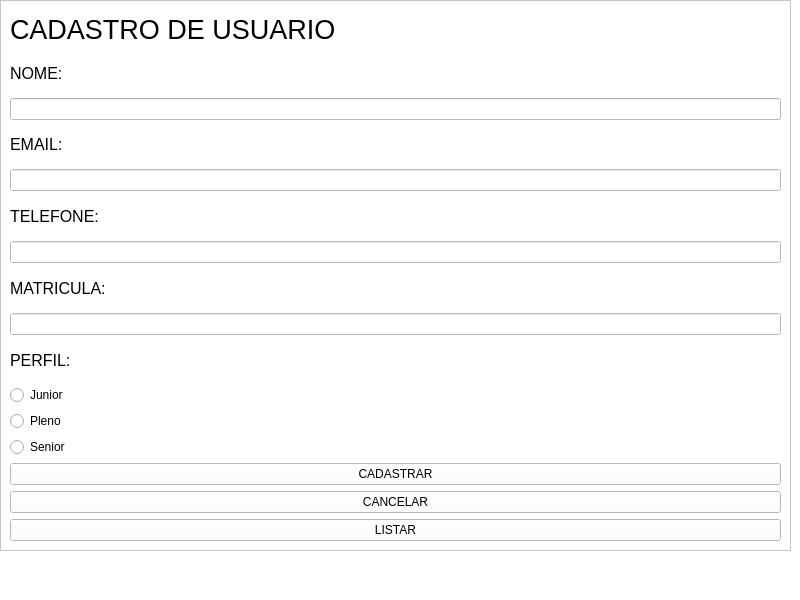
<?xml version="1.0" encoding="UTF-8"?>
<ui version="4.0">
 <class>MainWindow</class>
 <widget class="QMainWindow" name="MainWindow">
  <property name="geometry">
   <rect>
    <x>0</x>
    <y>0</y>
    <width>800</width>
    <height>600</height>
   </rect>
  </property>
  <property name="windowTitle">
   <string>MainWindow</string>
  </property>
  <property name="styleSheet">
   <string notr="true">background-color: rgb(255, 255, 255);</string>
  </property>
  <widget class="QWidget" name="centralwidget">
   <widget class="QFrame" name="frame">
    <property name="geometry">
     <rect>
      <x>0</x>
      <y>0</y>
      <width>791</width>
      <height>551</height>
     </rect>
    </property>
    <property name="styleSheet">
     <string notr="true">
color: rgb(0, 0, 0);</string>
    </property>
    <property name="frameShape">
     <enum>QFrame::StyledPanel</enum>
    </property>
    <property name="frameShadow">
     <enum>QFrame::Raised</enum>
    </property>
    <layout class="QGridLayout" name="gridLayout">
     <item row="5" column="0">
      <widget class="QLabel" name="label_5">
       <property name="font">
        <font>
         <pointsize>12</pointsize>
        </font>
       </property>
       <property name="text">
        <string>TELEFONE:</string>
       </property>
      </widget>
     </item>
     <item row="1" column="0">
      <widget class="QLabel" name="label_3">
       <property name="font">
        <font>
         <pointsize>12</pointsize>
        </font>
       </property>
       <property name="text">
        <string>NOME:</string>
       </property>
      </widget>
     </item>
     <item row="12" column="0">
      <widget class="QRadioButton" name="senior">
       <property name="text">
        <string>Senior</string>
       </property>
      </widget>
     </item>
     <item row="11" column="0">
      <widget class="QRadioButton" name="pleno">
       <property name="text">
        <string>Pleno</string>
       </property>
      </widget>
     </item>
     <item row="0" column="0">
      <widget class="QLabel" name="label">
       <property name="font">
        <font>
         <pointsize>20</pointsize>
        </font>
       </property>
       <property name="text">
        <string>CADASTRO DE USUARIO</string>
       </property>
      </widget>
     </item>
     <item row="10" column="0">
      <widget class="QRadioButton" name="junior">
       <property name="text">
        <string>Junior</string>
       </property>
      </widget>
     </item>
     <item row="7" column="0">
      <widget class="QLabel" name="label_6">
       <property name="font">
        <font>
         <pointsize>12</pointsize>
        </font>
       </property>
       <property name="text">
        <string>MATRICULA:</string>
       </property>
      </widget>
     </item>
     <item row="9" column="0">
      <widget class="QLabel" name="label_7">
       <property name="font">
        <font>
         <pointsize>12</pointsize>
        </font>
       </property>
       <property name="text">
        <string>PERFIL:</string>
       </property>
      </widget>
     </item>
     <item row="2" column="0" colspan="2">
      <widget class="QLineEdit" name="nome">
       <property name="styleSheet">
        <string notr="true"/>
       </property>
       <property name="text">
        <string/>
       </property>
      </widget>
     </item>
     <item row="6" column="0" colspan="2">
      <widget class="QLineEdit" name="telefone">
       <property name="styleSheet">
        <string notr="true"/>
       </property>
       <property name="text">
        <string/>
       </property>
      </widget>
     </item>
     <item row="4" column="0" colspan="2">
      <widget class="QLineEdit" name="email">
       <property name="styleSheet">
        <string notr="true"/>
       </property>
       <property name="text">
        <string/>
       </property>
      </widget>
     </item>
     <item row="3" column="0">
      <widget class="QLabel" name="label_4">
       <property name="font">
        <font>
         <pointsize>12</pointsize>
        </font>
       </property>
       <property name="text">
        <string>EMAIL:</string>
       </property>
      </widget>
     </item>
     <item row="8" column="0" colspan="2">
      <widget class="QLineEdit" name="matricula">
       <property name="styleSheet">
        <string notr="true"/>
       </property>
       <property name="text">
        <string/>
       </property>
      </widget>
     </item>
     <item row="13" column="0" colspan="2">
      <widget class="QPushButton" name="btn_cadastrar">
       <property name="text">
        <string>CADASTRAR</string>
       </property>
      </widget>
     </item>
     <item row="14" column="0" colspan="2">
      <widget class="QPushButton" name="btn_cancelar">
       <property name="text">
        <string>CANCELAR</string>
       </property>
      </widget>
     </item>
     <item row="15" column="0" colspan="2">
      <widget class="QPushButton" name="btn_listar">
       <property name="text">
        <string>LISTAR</string>
       </property>
      </widget>
     </item>
    </layout>
   </widget>
  </widget>
  <widget class="QMenuBar" name="menubar">
   <property name="geometry">
    <rect>
     <x>0</x>
     <y>0</y>
     <width>800</width>
     <height>22</height>
    </rect>
   </property>
  </widget>
  <widget class="QStatusBar" name="statusbar"/>
 </widget>
 <resources/>
 <connections/>
</ui>
